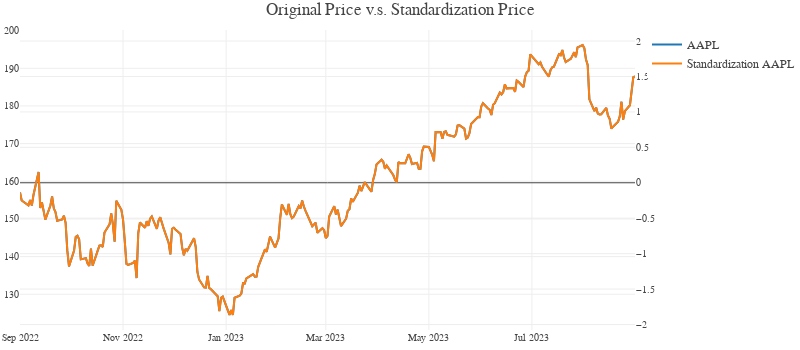

Write notebook code for a chart like this one.
### Code cell
fig = go.Figure()

fig.add_trace(
    go.Scatter(x = stock_df.index, 
            y = stock_df['AAPL'], 
            name = 'AAPL'))

fig.add_trace(
    go.Scatter(x = standardized_stock_df.index, 
            y = standardized_stock_df['AAPL'], 
            name = 'Standardization AAPL',
            yaxis = "y2"))


fig.update_layout(template = temp,
                title = "Original Price v.s. Standardization Price",
                hovermode = 'closest',
                margin = dict(l = 20, r = 0, t = 30, b = 20),
                height = 350, 
                width = 800, 
                showlegend = True,
                xaxis = dict(tickfont = dict(size = 10)),
                yaxis = dict(side = "left", tickfont = dict(size=10)),
                yaxis2 = dict(side = "right", overlaying = "y", tickfont = dict(size=10) ),)

### Figure 1 — Plotly figure (JSON) as saved in the notebook; plotly's stock layout.template omitted (floating-point values rounded to 4 significant figures; data arrays with more than 128 entries replaced by an {"elided": "..."} marker saying what was removed)
{"data": [{"name": "AAPL", "type": "scatter", "x": {"elided": "251 str values"}, "y": {"elided": "251 float values"}}, {"name": "Standardization AAPL", "type": "scatter", "x": {"elided": "251 str values"}, "y": {"elided": "251 float values"}, "yaxis": "y2"}], "layout": {"height": 350, "hovermode": "closest", "margin": {"b": 20, "l": 20, "r": 0, "t": 30}, "showlegend": true, "title": {"text": "Original Price v.s. Standardization Price"}, "width": 800, "xaxis": {"tickfont": {"size": 10}}, "yaxis": {"side": "left", "tickfont": {"size": 10}}, "yaxis2": {"overlaying": "y", "side": "right", "tickfont": {"size": 10}}}}
